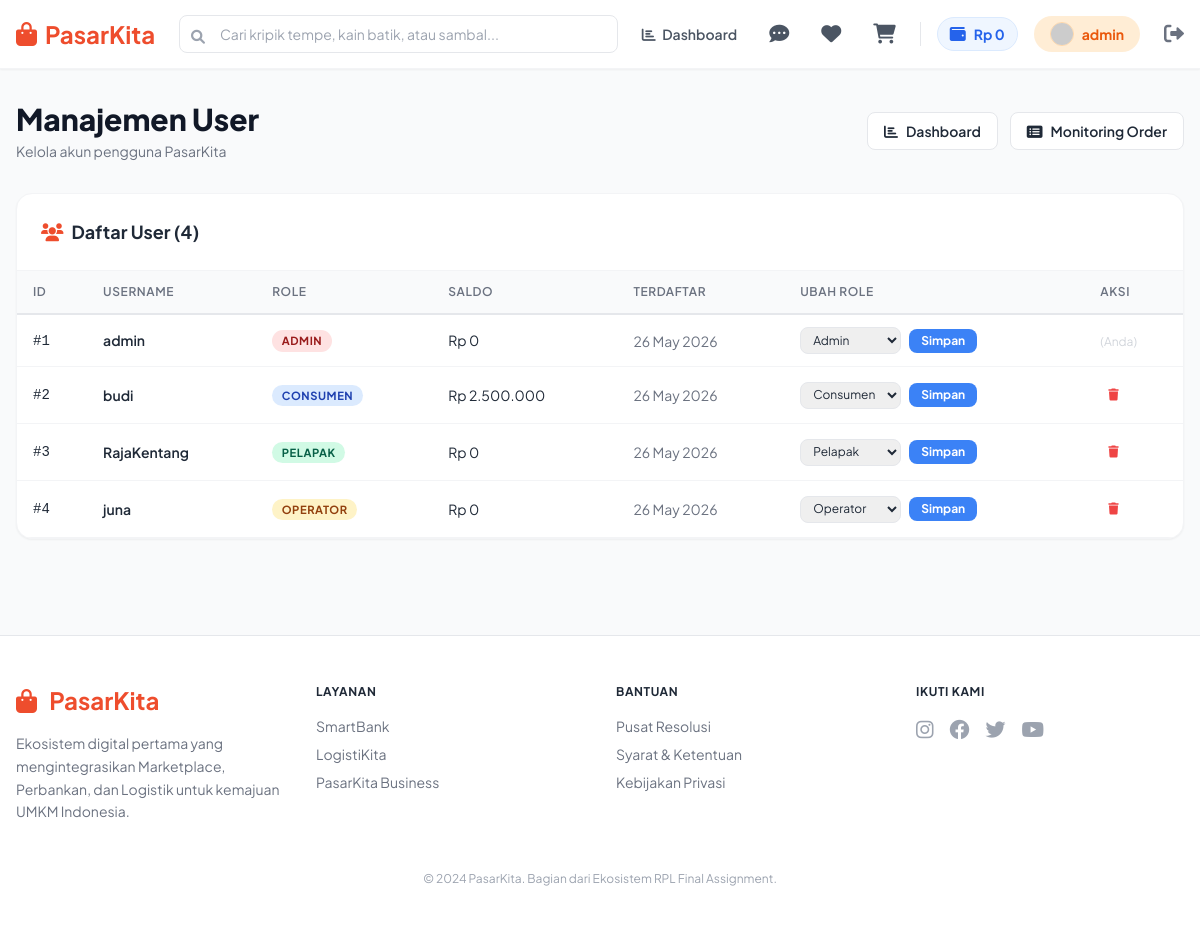
Page /admin/users (signed in) on the committed database.
### tables this page shows
CREATE TABLE IF NOT EXISTS users (
    id INT AUTO_INCREMENT PRIMARY KEY,
    username VARCHAR(50) UNIQUE NOT NULL,
    password VARCHAR(255) NOT NULL,
    role ENUM('consumen', 'admin', 'pelapak', 'operator') NOT NULL,
    full_name VARCHAR(100) DEFAULT NULL,
    email VARCHAR(100) DEFAULT NULL,
    phone VARCHAR(20) DEFAULT NULL,
    address TEXT DEFAULT NULL,
    store_name VARCHAR(100) DEFAULT NULL,
    store_description TEXT DEFAULT NULL,
    profile_picture VARCHAR(255) DEFAULT NULL,
    store_banner VARCHAR(255) DEFAULT NULL,
    balance_id VARCHAR(100) DEFAULT NULL COMMENT 'SmartBank balance reference ID',
    balance DECIMAL(15,2) DEFAULT 0.00,
    created_at TIMESTAMP DEFAULT CURRENT_TIMESTAMP
);

### app/controllers/Admin.php (called while the page is built, shortened)
<?php
class Admin extends Controller {
    protected $userModel;
    public function __construct() {
        $this->userModel = $this->model('User_model');
    }
    public function users() {
        $users = $this->userModel->getAllUsers();
        $data = [
            'title' => 'Manajemen User - PasarKita',
            'users' => $users
        ];
        $this->view('admin/users', $data);
    }
}
?>

### app/core/App.php (called while the page is built, shortened)
<?php
class App {
    protected $currentMethod = 'index';
    public function __construct() {
        $url = $this->getUrl();
        if (isset($url[0])) {
            if (file_exists('../app/controllers/' . ucwords($url[0]) . '.php')) {
                unset($url[0]);
            }
        }
        $this->currentController = new $this->currentController;
        if (isset($url[1])) {
            if (method_exists($this->currentController, $url[1])) {
                $this->currentMethod = $url[1];
                unset($url[1]);
            }
        }
        $this->params = $url ? array_values($url) : [];
        call_user_func_array([$this->currentController, $this->currentMethod], $this->params);
    }
    public function getUrl() {
        if (isset($_GET['url'])) {
            $url = rtrim($_GET['url'], '/');
            $url = filter_var($url, FILTER_SANITIZE_URL);
            $url = explode('/', $url);
            return $url;
        }
    }
}
?>

### public/index.php (called while the page is built, shortened)
<?php
require_once '../config/db.php';
require_once '../app/core/App.php';
require_once '../app/core/Controller.php';
$app = new App();
?>

### config/db.php (called while the page is built, shortened)
<?php
class Database
{
    private $host = DB_HOST;
    private $user = DB_USER;
    private $pass = DB_PASS;
    private $dbname = DB_NAME;
    private $dbh;
    private $stmt;
    public function __construct()
    {
        $dsn = 'mysql:host=' . $this->host . ';dbname=' . $this->dbname;
        $options = array(
            PDO::ATTR_PERSISTENT => true,
            PDO::ATTR_ERRMODE => PDO::ERRMODE_EXCEPTION
        );
        try {
            $this->dbh = new PDO($dsn, $this->user, $this->pass, $options);
        } catch (PDOException $e) {
            $this->error = $e->getMessage();
            die("Connection failed: " . $this->error);
        }
    }
    public function query($sql)
    {
        $this->stmt = $this->dbh->prepare($sql);
    }
    public function bind($param, $value, $type = null)
    {
        if (is_null($type)) {
            switch (true) {
                case is_int($value):
                    $type = PDO::PARAM_INT;
                    break;
            }
        }
        $this->stmt->bindValue($param, $value, $type);
    }
    public function execute()
    {
        return $this->stmt->execute();
    }
    public function resultSet()
    {
        $this->execute();
        return $this->stmt->fetchAll(PDO::FETCH_OBJ);
    }
}
?>

### app/models/User_model.php (called while the page is built, shortened)
<?php
class User_model {
    private $table = 'users';
    private $db;
    public function __construct() {
        $this->db = new Database();
    }
    public function getAllUsers() {
        $this->db->query('SELECT id, username, role, balance, created_at FROM ' . $this->table . ' ORDER BY created_at DESC');
        return $this->db->resultSet();
    }
}
?>

### app/views/admin/users.php (the view, shortened to what this page needs)
<?php require_once '../app/views/templates/header.php'; ?>
<div class="max-w-7xl mx-auto px-4 py-8 fade-in">
    <div class="flex items-center justify-between mb-8">
        <div>
            <h1 class="text-3xl font-extrabold text-gray-900">Manajemen User</h1>
            <p class="text-gray-500 text-sm mt-1">Kelola akun pengguna PasarKita</p>
        </div>
        <div class="flex gap-3">
            <a href="/admin/dashboard" class="px-4 py-2 bg-white border border-gray-200 rounded-lg text-sm font-semibold hover:border-primary hover:text-primary transition"><i class="fas fa-chart-bar mr-2"></i>Dashboard</a>
            <a href="/admin/orders" class="px-4 py-2 bg-white border border-gray-200 rounded-lg text-sm font-semibold hover:border-primary hover:text-primary transition"><i class="fas fa-list-alt mr-2"></i>Monitoring Order</a>
        </div>
    </div>
    <div class="bg-white rounded-2xl shadow-sm border border-gray-100 overflow-hidden">
        <div class="p-6 border-b border-gray-100">
            <h2 class="text-lg font-bold text-gray-800"><i class="fas fa-users mr-2 text-primary"></i>Daftar User (<?php echo count($data['users']); ?>)</h2>
        </div>
        <div class="table-container" style="border:none; border-radius:0;">
            <table>
                <thead>
                    <tr>
                        <th>ID</th>
                        <th>Username</th>
                        <th>Role</th>
                        <th>Saldo</th>
                        <th>Terdaftar</th>
                        <th>Ubah Role</th>
                        <th>Aksi</th>
                    </tr>
                </thead>
                <tbody>
                    <?php foreach($data['users'] as $user) : ?>
                    <tr>
                        <td class="font-mono text-xs">#<?php echo $user->id; ?></td>
                        <td class="font-semibold"><?php echo $user->username; ?></td>
                        <td>
                            <?php
                            $roleClass = 'badge-info';
                            if($user->role == 'admin') $roleClass = 'badge-danger';
                            elseif($user->role == 'pelapak') $roleClass = 'badge-success';
                            elseif($user->role == 'operator') $roleClass = 'badge-warning';
                            ?>
                            <span class="badge <?php echo $roleClass; ?>"><?php echo $user->role; ?></span>
                        </td>
                        <td>Rp <?php echo number_format($user->balance, 0, ',', '.'); ?></td>
                        <td class="text-gray-500 text-xs"><?php echo date('d M Y', strtotime($user->created_at)); ?></td>
                        <td>
                            <form action="/admin/updaterole" method="POST" class="flex items-center gap-2">
                                <select name="role" class="text-xs border border-gray-200 rounded-lg px-2 py-1 outline-none focus:border-primary">
                                    <option value="consumen" <?php echo ($user->role == 'consumen') ? 'selected' : ''; ?>>Consumen</option>
                                    <option value="pelapak" <?php echo ($user->role == 'pelapak') ? 'selected' : ''; ?>>Pelapak</option>
                                    <option value="operator" <?php echo ($user->role == 'operator') ? 'selected' : ''; ?>>Operator</option>
                                    <option value="admin" <?php echo ($user->role == 'admin') ? 'selected' : ''; ?>>Admin</option>
                                </select>
                                <button type="submit" class="bg-blue-500 text-white px-3 py-1 rounded-lg text-xs font-bold hover:bg-blue-600 transition">Simpan</button>
                            </form>
                        </td>
                        <td>
                            <?php if($user->id != $_SESSION['user_id']) : ?>
                            <form action="/admin/deleteuser/<?php echo $user->id; ?>" method="POST" onsubmit="return confirm('Yakin hapus user <?php echo $user->username; ?>?')">
                                <button type="submit" class="text-red-500 hover:bg-red-50 p-2 rounded-lg transition text-xs"><i class="fas fa-trash"></i></button>
                            </form>
                            <?php else : ?>
                            <span class="text-gray-300 text-xs">(Anda)</span>
                            <?php endif; ?>
                        </td>
                    </tr>
                    <?php endforeach; ?>
                </tbody>
            </table>
        </div>
    </div>
</div>
<?php require_once '../app/views/templates/footer.php'; ?>

### rows in the picture
users: id "1", username "admin", role "ADMIN", balance "0", created_at "26 May 2026", role "Admin", shows "(Anda)"
users: id "2", username "budi", role "CONSUMEN", balance "2.500.000", created_at "26 May 2026", role "Consumen"
users: id "3", username "RajaKentang", role "PELAPAK", balance "0", created_at "26 May 2026", role "Pelapak"
users: id "4", username "juna", role "OPERATOR", balance "0", created_at "26 May 2026", role "Operator"

### other values in the picture
$_SESSION['user_balance'] "0"
$_SESSION['user_username'] "admin"
count($data['users']) "4"
